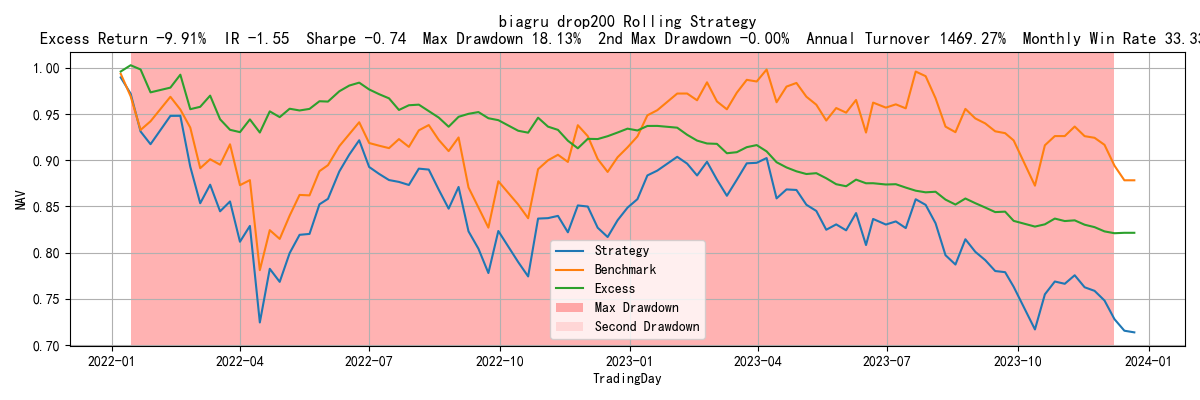
#> input picture results/nolimit/biagru_gp1_cross_ind_drop200_rolling_equity_curve.png, 1200 x 400 px; its folder holds only this picture in this run
$ python utils.py
#> lines starting #> are read from the running program, lines starting #| are printed output that depends on the picture
#!/usr/bin/env python
# -*- coding: UTF-8 -*-
"""
@Project ：pythonProject
@File    ：main1.py
@IDE     ：PyCharm
@Author  ：钟若冰
@Date    ：2026/4/20 19:07
@Describe：本文件为工具函数文件，包括创建路径，一些因子算子，已经图片拼接函数
"""
from pathlib import Path
import numpy as np
import pandas as pd
from PIL import Image, ImageDraw
import math
def ensure_dir(path: str):
    Path(path).mkdir(parents=True, exist_ok=True)


def rank_cross(df, col, date_col="TradingDay"):
    return df.groupby(date_col)[col].rank(pct=True, method="average")


def delta(series, n, by):
    return series.groupby(by).diff(n)


def ts_sum(series, n, by):
    return series.groupby(by).rolling(n, min_periods=n).sum().reset_index(level=0, drop=True)


def ts_mean(series, n, by):
    return series.groupby(by).rolling(n, min_periods=n).mean().reset_index(level=0, drop=True)


def ts_std(series, n, by):
    return series.groupby(by).rolling(n, min_periods=n).std().reset_index(level=0, drop=True)


def ts_min(series, n, by):
    return series.groupby(by).rolling(n, min_periods=n).min().reset_index(level=0, drop=True)


def ts_max(series, n, by):
    return series.groupby(by).rolling(n, min_periods=n).max().reset_index(level=0, drop=True)


def sma_cn(series, n, m, by):
    # 通达信/Alpha191 常见 SMA(x,n,m) = EMA(alpha=m/n)
    return series.groupby(by, group_keys=False).apply(lambda x: x.ewm(alpha=m / n, adjust=False).mean())


def decay_linear(series, n, by):
    weights = np.arange(1, n + 1, dtype=float)
    denom = weights.sum()
    return series.groupby(by).rolling(n, min_periods=n).apply(lambda x: float(np.dot(x, weights) / denom), raw=True).reset_index(level=0, drop=True)


def rolling_corr(x, y, n, by):
    out = pd.Series(index=x.index, dtype=float)
    for sid, idx in by.groupby(by).groups.items():
        xg = x.loc[idx]
        yg = y.loc[idx]
        out.loc[idx] = xg.rolling(n, min_periods=n).corr(yg)
    return out


def rolling_cov(x, y, n, by):
    out = pd.Series(index=x.index, dtype=float)
    for sid, idx in by.groupby(by).groups.items():
        xg = x.loc[idx]
        yg = y.loc[idx]
        out.loc[idx] = xg.rolling(n, min_periods=n).cov(yg)
    return out

def make_image_grid(image_dir, output_path, n_cols=2, thumb_width=900, thumb_height=300, padding=20, add_filename=True):
#> called with image_dir = 'F:\\PythonProjects\\text\\results\\nolimit', n_cols = 3, thumb_width = 600, thumb_height = 200, padding = 20, add_filename = True
    image_dir = Path(image_dir)
    output_path = Path(output_path)

    image_paths = sorted(image_dir.glob('*.png'))

    if len(image_paths) == 0:
        raise ValueError(f'没有找到图片：{image_dir}')

    text_height = 35 if add_filename else 0
    n_rows = math.ceil(len(image_paths) / n_cols)

    cell_width = thumb_width + padding * 2
    cell_height = thumb_height + text_height + padding * 2

    canvas = Image.new('RGB', (n_cols * cell_width, n_rows * cell_height), 'white')
#> canvas: PIL image 1920x275 RGB; every value is 255
    draw = ImageDraw.Draw(canvas)

    for i, img_path in enumerate(image_paths):
        row = i // n_cols
        col = i % n_cols

        x0 = col * cell_width + padding
        y0 = row * cell_height + padding

        img = Image.open(img_path).convert('RGB')
        img.thumbnail((thumb_width, thumb_height))
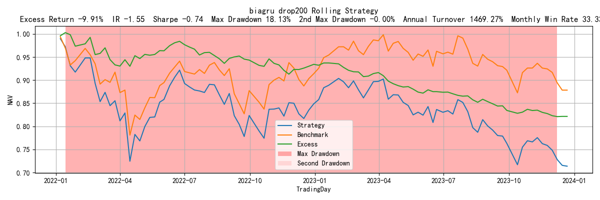
#> img: PIL image 600x200 RGB; mean R, G, B 244.2, 203.8, 202.7

        x = x0 + (thumb_width - img.width) // 2
#> x = 20
        y = y0 + (thumb_height - img.height) // 2
#> y = 20

        canvas.paste(img, (x, y))
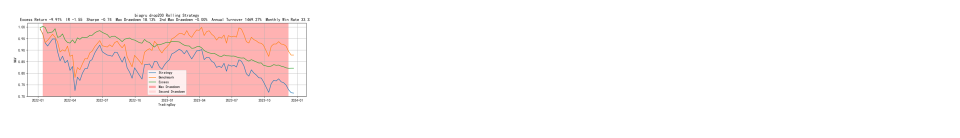
#> canvas: PIL image 1920x275 RGB (shown at 1/2 size); mean R, G, B 252.5, 243.4, 243.1

        if add_filename:
            draw.text((x0, y0 + thumb_height + 8), img_path.stem[:80], fill='black')

    output_path.parent.mkdir(parents=True, exist_ok=True)
    canvas.save(output_path, quality=95)
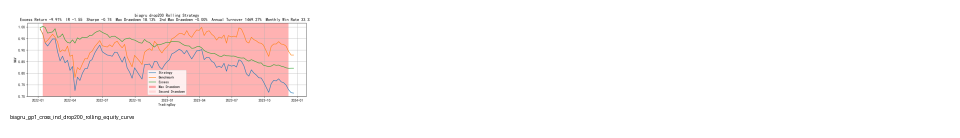
#> saved as nolimit_grid.jpg: PIL image 1920x275 RGB (shown at 1/2 size); mean R, G, B 252.3, 243.1, 242.9
    print(f'拼图完成：{output_path}')
    print(f'共拼接 {len(image_paths)} 张图，{n_rows} 行 × {n_cols} 列')


if __name__ == '__main__':
    make_image_grid(
        image_dir=r'F:\PythonProjects\text\results\nolimit',
        output_path=r'F:\PythonProjects\text\results\nolimit_grid.jpg',
        n_cols=3,
        thumb_width=600,
        thumb_height=200,
        padding=20,
        add_filename=True
    )

$ run again, on results/nolimit/biagru_gp1_train_normalize_drop200_rolling_equity_curve.png
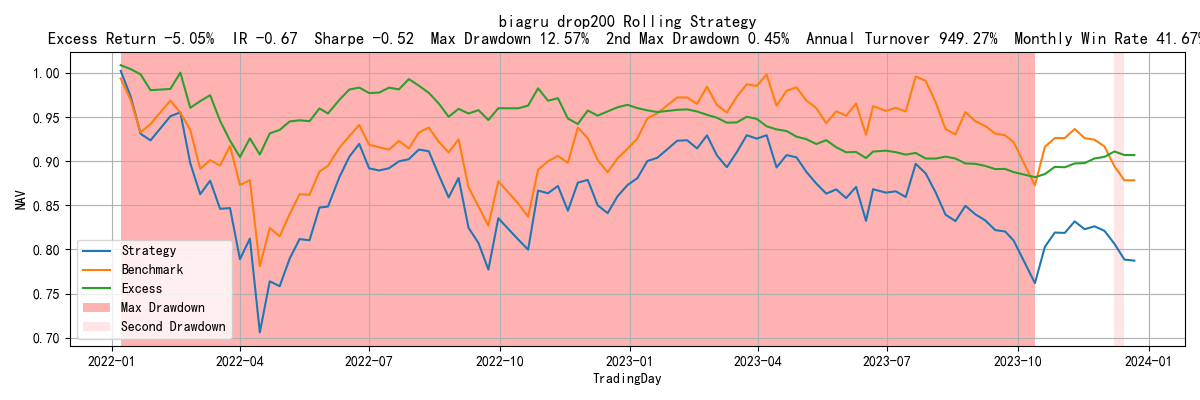
#> input picture results/nolimit/biagru_gp1_train_normalize_drop200_rolling_equity_curve.png, 1200 x 400 px
#> in make_image_grid, `img.thumbnail((thumb_width, thumb_height))`:
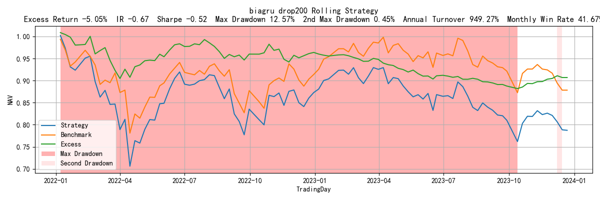
#> img: PIL image 600x200 RGB; mean R, G, B 244.2, 206.1, 205.1
#> in make_image_grid, `canvas.save(output_path, quality=95)`:
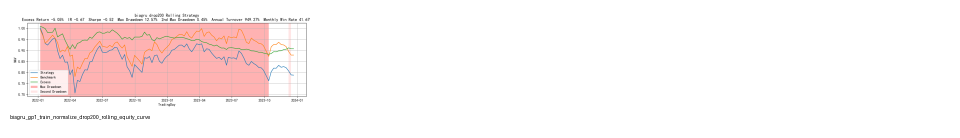
#> saved as nolimit_grid.jpg: PIL image 1920x275 RGB (shown at 1/2 size); mean R, G, B 252.3, 243.6, 243.4

$ run again, on results/nolimit/biagru_gp1_train_raw_drop200_rolling_equity_curve.png
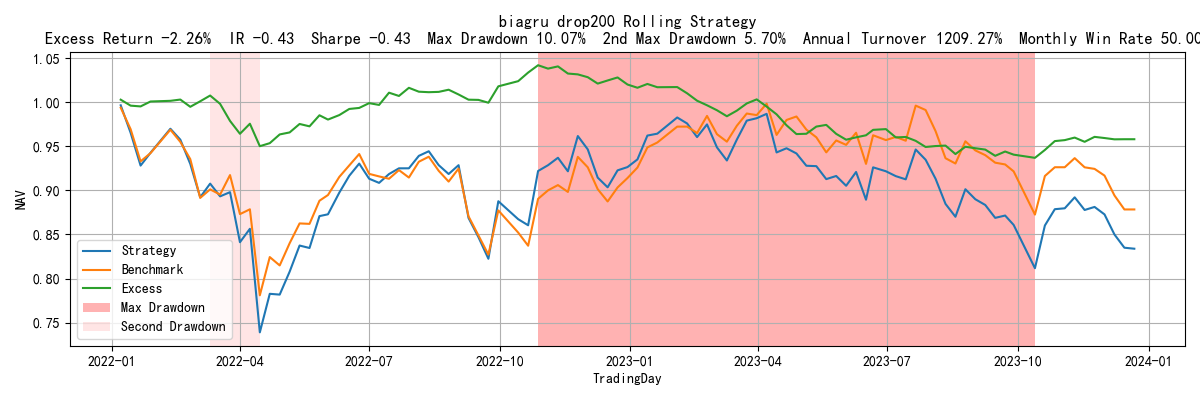
#> input picture results/nolimit/biagru_gp1_train_raw_drop200_rolling_equity_curve.png, 1200 x 400 px
#> in make_image_grid, `img.thumbnail((thumb_width, thumb_height))`:
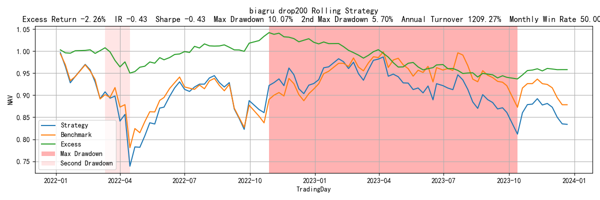
#> img: PIL image 600x200 RGB; mean R, G, B 244.5, 222.4, 221.3
#> in make_image_grid, `canvas.save(output_path, quality=95)`:
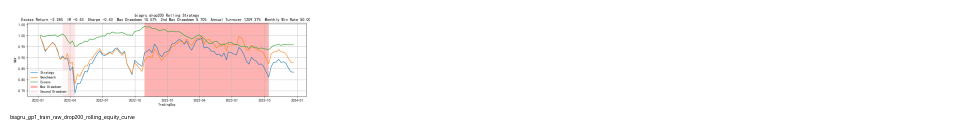
#> saved as nolimit_grid.jpg: PIL image 1920x275 RGB (shown at 1/2 size); mean R, G, B 252.4, 247.3, 247.1

$ run again, on results/nolimit/biagru_gp2_cross_ind_drop200_rolling_equity_curve.png
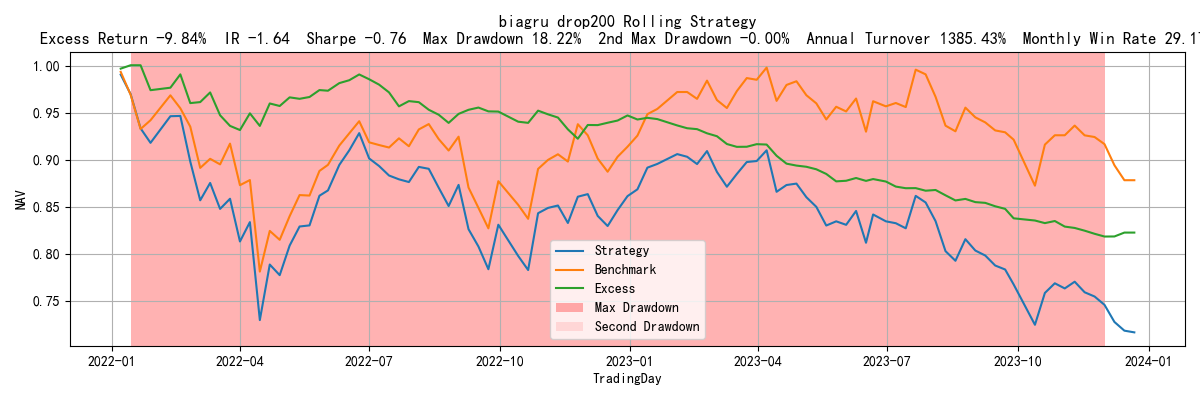
#> input picture results/nolimit/biagru_gp2_cross_ind_drop200_rolling_equity_curve.png, 1200 x 400 px
#> in make_image_grid, `img.thumbnail((thumb_width, thumb_height))`:
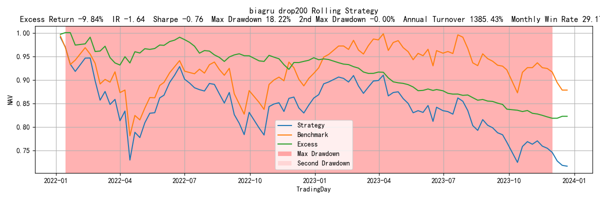
#> img: PIL image 600x200 RGB; mean R, G, B 244.5, 204.2, 203.1
#> in make_image_grid, `canvas.save(output_path, quality=95)`:
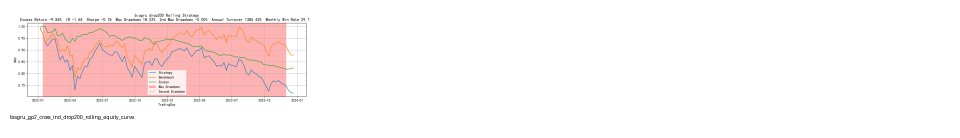
#> saved as nolimit_grid.jpg: PIL image 1920x275 RGB (shown at 1/2 size); mean R, G, B 252.4, 243.2, 243
